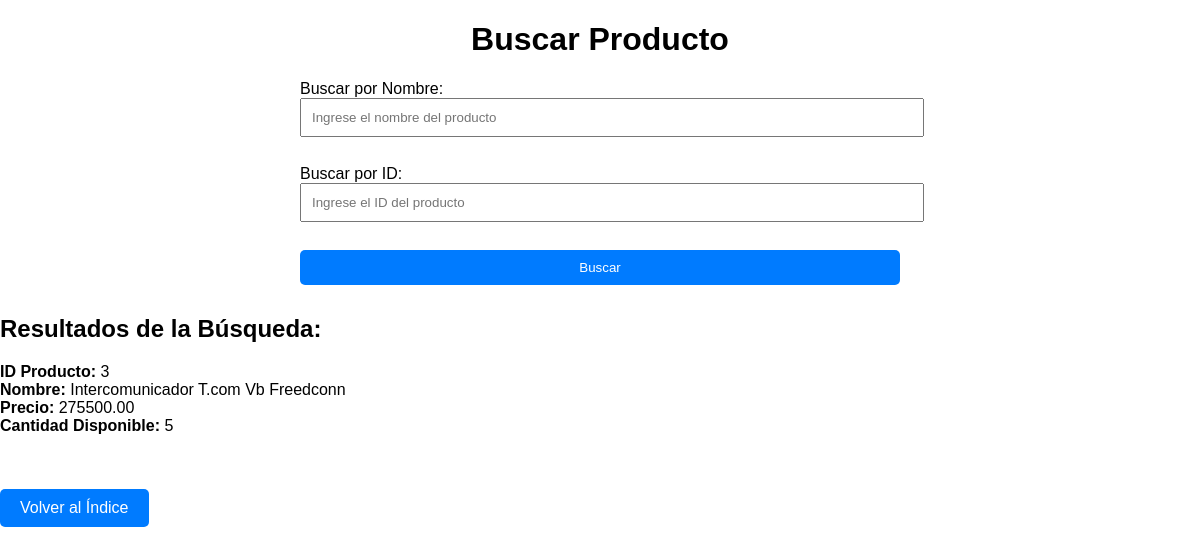
The app's page /search_product.php?nombre=Intercomunicador T.com Vb Freedconn with its own data.
### tables this page shows
CREATE TABLE `productos` (
  `id` int NOT NULL AUTO_INCREMENT,
  `nombre` varchar(100) NOT NULL,
  `precio` decimal(10,2) NOT NULL,
  `cantidad_disponible` int NOT NULL,
  PRIMARY KEY (`id`)
);

### functions.php (called while the page is built, shortened)
<?php
include 'database.php';
function searchProduct($nombre) {
    global $conn;
    $sql = "SELECT * FROM productos WHERE nombre LIKE '%$nombre%'";
    $result = $conn->query($sql);
    if ($result->num_rows > 0) {
        return $result->fetch_all(MYSQLI_ASSOC);
    } else {
        return false;
    }
}
?>

### search_product.php (the view, shortened to what this page needs)
<!DOCTYPE html>
<html lang="en">
<head>
    <link rel="stylesheet" href="styles.css">
</head>
<body>
    <h1>Buscar Producto</h1>
    <form action="search_product.php" method="get">
        <label for="nombre">Buscar por Nombre:</label><br>
        <input type="text" id="nombre" name="nombre" placeholder="Ingrese el nombre del producto"><br><br>
        <label for="id">Buscar por ID:</label><br>
        <input type="text" id="id" name="id" placeholder="Ingrese el ID del producto"><br><br>
        <input type="submit" value="Buscar">
    </form>
    <?php
    include 'functions.php';
    if ($_SERVER["REQUEST_METHOD"] == "GET") {
        if(isset($_GET['nombre']) && !empty($_GET['nombre'])) {
            $nombre = $_GET['nombre'];
            $result = searchProduct($nombre);
            if ($result !== false) {
                echo "<h2>Resultados de la Búsqueda:</h2>";
                foreach ($result as $producto) {
                    echo "<p><strong>ID Producto:</strong> " . $producto['id'] . "<br>";
                    echo "<strong>Nombre:</strong> " . $producto['nombre'] . "<br>";
                    echo "<strong>Precio:</strong> " . $producto['precio'] . "<br>";
                    echo "<strong>Cantidad Disponible:</strong> " . $producto['cantidad_disponible'] . "</p>";
                }
            } else {
                echo "<p>No se encontraron productos con ese nombre.</p>";
            }
        }
    }
    ?>
    <br>
    <a href="index.php" class="back-to-index">Volver al Índice</a>
</body>
</html>

### styles.css (style rules this page uses)
body { font-family: Arial, sans-serif; margin: 0; padding: 0; }
h1 { text-align: center; }
form { width: 50%; margin: 0 auto; }
input[type="text"], input[type="submit"] { width: 100%; padding: 10px; margin-bottom: 10px; }
input[type="submit"] { background-color: #007bff; color: #fff; border: none; border-radius: 5px; cursor: pointer; }
.back-to-index { display: inline-block; margin-top: 20px; padding: 10px 20px; background-color: #007bff; color: #fff; text-decoration: none; border-radius: 5px; }

### records on screen
productos: id "3", nombre "Intercomunicador T.com Vb Freedconn", precio "275500.00", cantidad_disponible "5"
